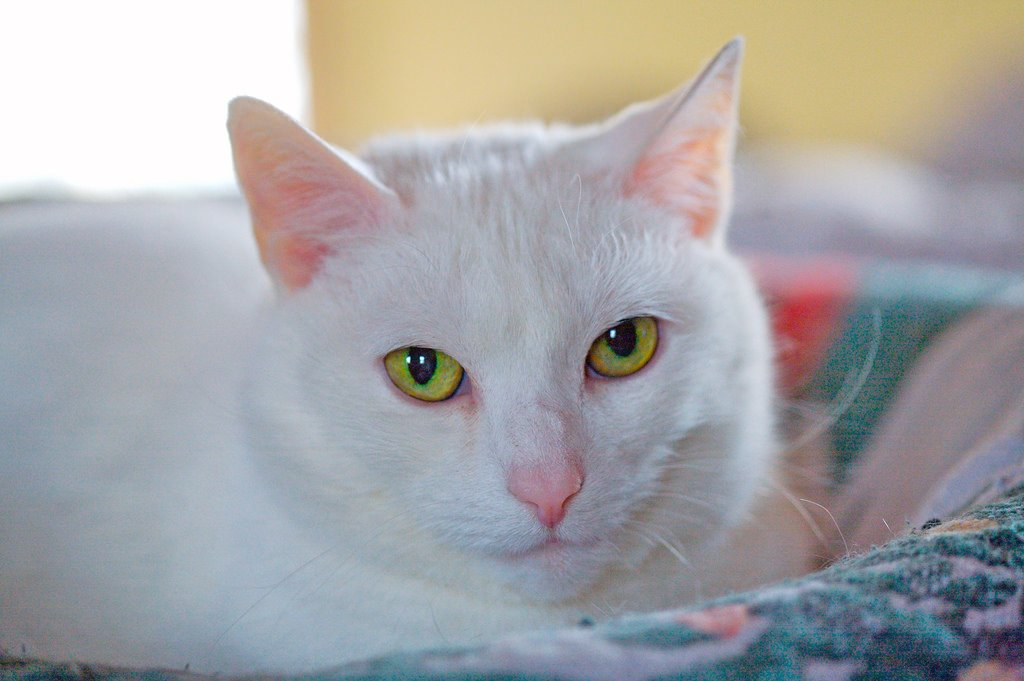
#> input picture lesson 07 - Logistic Regression/images/my_image.jpg, 1024 x 681 px, found by its file name
$ jupyter execute --allow-errors 'logistic regression.ipynb'
#> lines starting #> are read from the running program, lines starting #| are printed output that depends on the picture
# Logistic Regression

Logistic regression serves as a fundamental building block for understanding neural networks. Imagine logistic regression as the "tiny seed" from which the vast tree of neural networks grows.

At its core, logistic regression is a binary classification algorithm that predicts the probability of a binary outcome based on one or more predictor variables. It models the relationship between the independent variables and the probability of a particular outcome using the logistic function.

To understand logistic regression, let's go quickly over linear regression.

## Linear Regresssion

Simple linear regression estimates how much Y will change when X changes by a
certain amount. With the correlation coefficient, the variables X and Y are inter‐
changeable. With regression, we are trying to predict the Y variable from X using a
linear relationship (i.e., a line):

$$ y = b_{1}x+b_{0}$$

The term $b_{0}$ represents the intercept (or constant), while $b_{1}$ signifies the slope for variable $X$. In R output, both are referred to as coefficients, although in broader contexts, "coefficient" typically refers specifically to $b_{1}$. The variable Y is termed the response or dependent variable because it relies on $X$. Conversely, $X$ is labeled the predictor or independent variable. In the realm of machine learning, alternative terms are used; $Y$ is often referred to as the target, while $X$ is termed a feature vector.

If $X$ had more features $[x_1, x_2, x_3]$, the equation will become:

$$ y = b_{3}x_{3}+b_{2}x_{2}+b_{1}x_{1}+b_{0} $$

We can represent this equation as a mutlitplication of vectors. $Y = W \cdot X + b$, where Y, W, X are all column vectors

<div style="font-size:12px; border: 2px solid black; margin: 20px; padding: 20px;">

So in linear regression you will fit the parameters $(w,b)$ to your dataset.

- The model function for linear regression, which is a function that maps from `x` to `y` is represented as
    $$f_{w,b}(x) = wx + b$$

- To train a linear regression model, you want to find the best $(w,b)$ parameters that fit your dataset.

    - To compare how one choice of $(w,b)$ is better or worse than another choice, you can evaluate it we use a pefrormance metric, we call that a cost function $J(w,b)$
      - $J$ is a function of $(w,b)$. That is, the value of the cost $J(w,b)$ depends on the value of $(w,b)$.

    - The choice of $(w,b)$ that fits your data the best is the one that has the smallest cost $J(w,b)$.

- To find the values $(w,b)$ that gets the smallest possible cost $J(w,b)$, you can use a method called **gradient descent**.
  - With each step of gradient descent, your parameters $(w,b)$ come closer to the optimal values that will achieve the lowest cost $J(w,b)$.


- The trained linear regression model can then take the input feature $x$ and output a prediction $f_{w,b}(x)$

</div>

### Gradient Descent

A gradient typically refers to the rate of change of a quantity with respect to another. In mathematics, particularly in calculus, it often refers to the slope of a function.

In the context of multivariable calculus, the gradient of a scalar field (a function that assigns a scalar value to each point in space) is a vector field that points in the direction of the greatest rate of increase of the function at each point.

Gradient descent involves repeated steps to adjust the value of your parameter $(w,b)$ to gradually get a smaller and smaller cost $J(w,b)$.
- At each step of gradient descent, we will monitor the progress by computing the cost $J(w,b)$ as $(w,b)$
- Then using the following equations we will update the values of $(w,b)$ until we converge to the smallest cost or we reach the maximum number of iteration:

  $$ b := b -  \alpha \frac{\partial J(w,b)}{\partial b} \\[10pt]
   w := w -  \alpha \frac{\partial J(w,b)}{\partial w} $$

where

  1. $\frac{\partial J(w,b)}{\partial b} $ is called the gradient of $b$

  2. $\frac{\partial J(w,b)}{\partial w} $ is called the gradient of $w$

  3. $\alpha$ is called the learning rate

#### Learning Rate

Learning rate (also referred to as step size or the alpha) is the size of the steps that are taken to reach the minimum. This is typically a small value, and it is evaluated and updated based on the behavior of the cost function. High learning rates result in larger steps but risks overshooting the minimum. Conversely, a low learning rate has small step sizes. While it has the advantage of more precision, the number of iterations compromises overall efficiency as this takes more time and computations to reach the minimum.


<caption><center><b>Figure 2</b>: The gradient descent algorithm with a good learning rate (converging) and a bad learning rate (diverging). Images courtesy of Adam Harley.</font></center></caption>

#### Cost function
The cost function for linear regression $J(w,b)$ for one variable x is defined as

$$J(w,b) = \frac{1}{2m} \sum\limits_{i = 0}^{m-1} (f_{w,b}(x^{(i)}) - y^{(i)})^2$$

- $f_{w,b}(x^{(i)})$ is the model's prediction , as opposed to $y^{(i)}$, which is the actual record. (another notation is $\hat{y}$)
- $m$ is the number of training examples in the dataset

#### Gradients

In our case, for linear regression, the gradients can be calculated the following rules:
$$
\frac{\partial J(w,b)}{\partial b}  = \frac{1}{m} \sum\limits_{i = 0}^{m-1} (f_{w,b}(x^{(i)}) - y^{(i)}) \tag{2}
$$
$$
\frac{\partial J(w,b)}{\partial w}  = \frac{1}{m} \sum\limits_{i = 0}^{m-1} (f_{w,b}(x^{(i)}) -y^{(i)})x^{(i)} \tag{3}
$$

The cost function of linear regression looks like the following figure:

#### Model prediction

- For linear regression with one variable, the prediction of the model $f_{w,b}$ for an example $x^{(i)}$ is representented as:

$$ f_{w,b}(x^{(i)}) = wx^{(i)} + b$$

## Logistic Regression

Logistic Regression (also called Logit Regression) is commonly used to estimate the probability that an instance belongs to a particular class (e.g., what is the probability that this email is spam?). If the estimated probability is greater than 50%, then the model predicts that the instance belongs to that class (called the positive class, labeled “1”), and otherwise it predicts that it does not (i.e., it belongs to the negative class, labeled “0”). This makes it a binary classifier.

Note: an epoch is an iteration

The logistic regression is given by the equations:

$$ \hat{p} = h_{\theta}(x) = \sigma (\mathbf{w} \cdot \mathbf{x} + b) $$

where, both $w$ & $x$ are column vectors and:

$$ \sigma(t) = \frac{1}{1 + \exp^{-t}} $$

The final prediction
$$
\text{Predicted label} = \hat{y} = \begin{cases}
    1 & \text{if } \hat{p} \geq 0.5 \\
    0 & \text{otherwise}
\end{cases}
$$

### Cost function

As we said, we are trying to make a prediction between 2 classes, so our objective is different than linear regression. With every new objective comes a new cost function. In this case we use a cost function called binary cross-entropy:

$$ \mathcal{L}(a^{(i)}, y^{(i)}) =  - y^{(i)}  \log(a^{(i)}) - (1-y^{(i)} )  \log(1-a^{(i)})$$

$$ J = \frac{1}{m} \sum_{i=1}^m \mathcal{L}(a^{(i)}, y^{(i)})$$

The gradients will become:

$$ \frac{\partial J}{\partial w} = \frac{1}{m}X(A-Y)^T$$
$$ \frac{\partial J}{\partial b} = \frac{1}{m} \sum_{i=1}^m (a^{(i)}-y^{(i)})$$

- Vector A is the list of all predictions for the given dataset: $A = \sigma(w^T X + b) = (a^{(1)}, a^{(2)}, ..., a^{(m-1)}, a^{(m)})$
- Vector Y is the list of all true labels for the given datset: $Y = (y^{(1)}, y^{(2)}, ..., y^{(m-1)}, y^{(m)})$

[cell 1]
import numpy as np
import matplotlib.pyplot as plt

def logistic_loss(y_true, y_pred):
    return - (y_true * np.log(y_pred) + (1 - y_true) * np.log(1 - y_pred))

# Define the gradient of the logistic loss function
def logistic_loss_gradient(y_true, y_pred):
    return (y_pred - y_true) / (y_pred * (1 - y_pred))

y_pred = np.linspace(0.01, 0.99, 100)

loss_y1 = logistic_loss(1, y_pred)
loss_y0 = logistic_loss(0, y_pred)

gradient_y1 = logistic_loss_gradient(1, y_pred)
gradient_y0 = logistic_loss_gradient(0, y_pred)

plt.figure(figsize=(12, 6))

plt.subplot(1, 2, 1)
plt.plot(y_pred, loss_y1, label='y_true = 1')
plt.plot(y_pred, loss_y0, label='y_true = 0')
plt.title('Binary Cross-Entropy Loss Function')
plt.xlabel('Predicted Probability (y_pred)')
plt.ylabel('Loss')
plt.legend()
plt.grid(True)

# Plot gradients
plt.subplot(1, 2, 2)
plt.plot(y_pred, gradient_y1, label='y_true = 1')
plt.plot(y_pred, gradient_y0, label='y_true = 0')
plt.title('Gradients of the Loss Function with respect to y')
plt.xlabel('Predicted Probability (y_pred)')
plt.ylabel('Gradient')
plt.legend()
plt.grid(True)

plt.tight_layout()
plt.show()
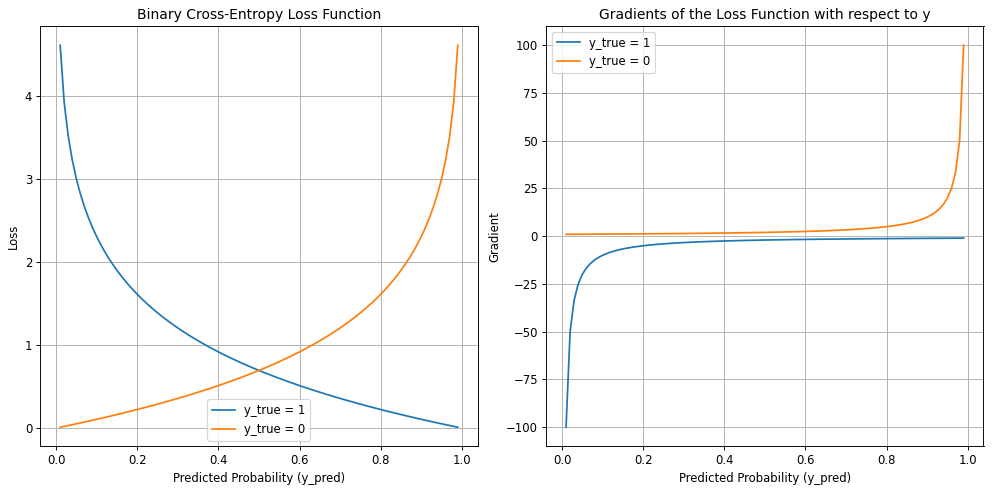
#> figure drawn by matplotlib, 2 panels; panel 1: curve peaks at x = 0.01, y = 4.61; panel 1: curve peaks at x = 0.99, y = 4.61; panel 2: curve peaks at x = 0.99, y = -1.01; panel 2: curve peaks at x = 0.99, y = 100

<p style="font-size:16px; border: 2px solid black; margin: 20px; padding: 20px;">
Now let's apply all that we learned to build a logistic regression model !!

## Code

## Import Packages

[cell 2]
import numpy as np
import copy
import h5py
import matplotlib.pyplot as plt

## Load Dataset

[cell 3]
def load_dataset():
    train_dataset = h5py.File('data/train_catvnoncat.h5', "r")

    print(train_dataset.keys())

    train_set_x_orig = np.array(train_dataset["train_set_x"]) # your train set features
    train_set_y_orig = np.array(train_dataset["train_set_y"]) # your train set labels
    print('train_set_x_orig', train_set_x_orig.shape)
    print('train_set_y_orig', train_set_y_orig.shape)


    test_dataset = h5py.File('data/test_catvnoncat.h5', "r")
    test_set_x_orig = np.array(test_dataset["test_set_x"]) # your test set features
    test_set_y_orig = np.array(test_dataset["test_set_y"]) # your test set labels
    print('test_set_x_orig', test_set_x_orig.shape)
    print('test_set_y_orig', test_set_y_orig.shape)

    classes = np.array(test_dataset["list_classes"]) # the list of classes
    print('classes', classes.shape)

    train_set_y_orig = train_set_y_orig.reshape((1, train_set_y_orig.shape[0]))
    test_set_y_orig = test_set_y_orig.reshape((1, test_set_y_orig.shape[0]))
    print('train_set_y_orig', train_set_y_orig.shape)
    print('test_set_y_orig', test_set_y_orig.shape)


    return train_set_x_orig, train_set_y_orig, test_set_x_orig, test_set_y_orig, classes

The shape of the dataset is (number of examples, num_pixels, num_pixels, 3).

    The last dimension "3" refers to the color format used which is RGB, in which each primary color is given a byte. Thus it can be a value between 0 and 255.

An important thing to note here, when you see a shape, X.shape = (1000, ) for example, these are called rank 1 arrays. It is recommended that you do not use them as it's behaviour is not always predictable. You might come across rank 1 arrays in some applications when researching, however, they are  usually avoided.

To make sure the arrays are not of rank 1, we use Numpy reshape. This method is very computationally cheap so it does not affect our pipeline speed. Never hesitate to use it. This is what we did in the last part of the `load_dataset` function, where we reshaped the label arrays to (1, old_shape).

#> (a cell that did not finish here is left out)

Let's visualize one of the examples from our dataset

[cell 5]
index = 25
#> (the rest of this cell did not finish here and is left out)

## Preprocessing

We studied that Logistic Regression only takes column vectors as input, however, the pictures we have three dimensions (width, height, color). To fix this we are going to flatten the pictures and make them as 1D array where the vector length is equal to $width \times height \times color$. In our case, $64\times64\times3=12288$

first we will save the some dimensions as we might use them later.

#> (a cell that did not finish here is left out)

here we will flatten the array into the shape (12288, num_examples) where each column represents an example

#> (a cell that did not finish here is left out)

#> (a cell that did not finish here is left out)

A weight or coefficient will be assigned for each one of these pixels  in the logistic regression function. It is like giving important for each importance for each pixel. Thus we will have 12288 elements in the weight vector.

### Feature Scaling

Feature scaling is a crucial preprocessing step in many machine learning algorithms. It involves transforming the data so that its features have similar scales or ranges. Here's why we do feature scaling:

1. Avoiding dominance of certain features: In algorithms that involve distance calculations or gradient descent optimization (such as K-Nearest Neighbors, Support Vector Machines, and Neural Networks), features with larger scales may dominate those with smaller scales. Feature scaling ensures that all features contribute equally to the analysis.

2. Improving convergence speed: Algorithms like Gradient Descent converge faster when features are on similar scales. Without feature scaling, the optimization process might take longer to reach the minimum or may oscillate around the minimum.

3. Preventing numerical instability: Some algorithms, particularly those based on matrix operations, are sensitive to large values. Feature scaling helps prevent numerical instability and ensures that these algorithms perform optimally.

For gradient descent it also helps avoid the vanishing gradients problem. If we look at the graph of the logistic function, the plot becomes almost flat after $x=5$ and $x=-5$, thus the change is minimal and the gradient becomes too small, thus vanishing. And if we look at the pixel values, most of them are way beyond 5, thus the gradients might be almost zero when working with these values and thus the algorithm might not converge. We can see that the graph changes mostly between -1 and 1, so we can scale the values to be within this range. Experts recommend to keep the features that range from 0 to some number (0 to 255 in our case), to keep the range starting from 0. So we will scale the values to be in range 0 to 1

#> (a cell that did not finish here is left out)

## The logistic Regression Model

### Logistic Function

Define the logistic function:

$$ \sigma(t) = \frac{1}{1 + \exp^{-t}} $$

[cell 10]
# [11 lines left out: function sigmoid, not called in this run]

### Initializing the Weights

Initialize the weights of the model to zeros. This is a bad practice when dealing with neural networks, but we will not bother with that for now.

[cell 11]
# [16 lines left out: function initialize_with_zeros, not called in this run]

### Forward Propagation

for a single sample the result of the forward propagation is:
$y_i = \sigma(w.x_i + b), where \ w, x_i, y_i$ are all column vectors

Linear algebra helps us speed the algorithm by using the interesting property of matrix multiplication. For each row in the first matrix, we do a dot product with all the columns of the 2nd matrix. So if we transpose $w$ in to a row vector and matrix multiply it by the matrix $X$ containing the training examples aligned vertically, we will be able to do the calculations of all the samples in one forward propagation and utilize the parallelism of the PC to do the calculation in parallel, making the process much faster.

- $w^T$ has dimensions (number of features, 1)
- $X$ has dimensions (number of features, number of samples)
- $w^T.X$ will have dimensions (1, number of samples), i.e., a vector of scalars representing the probability for each sample

Propagate forward in the logistic regression model by:

1. Calculate the probability of each sample being positive label using $A = \sigma(w^T X + b) = (a^{(1)}, a^{(2)}, ..., a^{(m-1)}, a^{(m)})$
2. Calculate the cost function using $J = -\frac{1}{m}\sum_{i=1}^{m}(y^{(i)}\log(a^{(i)})+(1-y^{(i)})\log(1-a^{(i)}))$
3. Calculate the gradients of the weights and bias using:
   $$ \frac{\partial J}{\partial w} = \frac{1}{m}X(A-Y)^T$$
$$ \frac{\partial J}{\partial b} = \frac{1}{m} \sum_{i=1}^m (a^{(i)}-y^{(i)})$$

[cell 12]
# [34 lines left out: function propagate, not called in this run]

### Optimization

Optimize the model by calculating the new weights and bias using the update rule:

  $$ b = b -  \alpha \frac{\partial J}{\partial b} \\[10pt]
   w = w -  \alpha \frac{\partial J}{\partial w} $$

[cell 13]
# [55 lines left out: function optimize, not called in this run]

### Make the prediction

Make the predictions by calculating $A$ and setting the predicted value to 0 or 1 depending on this piece-wise function:

The final prediction
$$
\text{Predicted label} = \hat{y} = \begin{cases}
    1 & \text{if } a_i \geq 0.5 \\
    0 & \text{otherwise}
\end{cases}
$$

[cell 14]
# [28 lines left out: function predict, not called in this run]

### Build the model

Group all the steps into a model and train it

[cell 15]
# [43 lines left out: function model, not called in this run]

#> (a cell that did not finish here is left out)

[cell 17]
index = 1
#> (the rest of this cell did not finish here and is left out)

#> (a cell that did not finish here is left out)

## Testing

Get a cat pic, import it then do the same preprocessing that we did to the dataset. Use the weights and bias from the logistic model that we trained then use the predict method to see if the model will output a correct prediction or not.

hint: you can use pillow Image objects to load the image

[cell 19]
from PIL import Image

my_image = "images\my_image.jpg"
my_label_y = [1] # the true class of your image (1 -> cat, 0 -> non-cat)

#> (the rest of this cell did not finish here and is left out)
